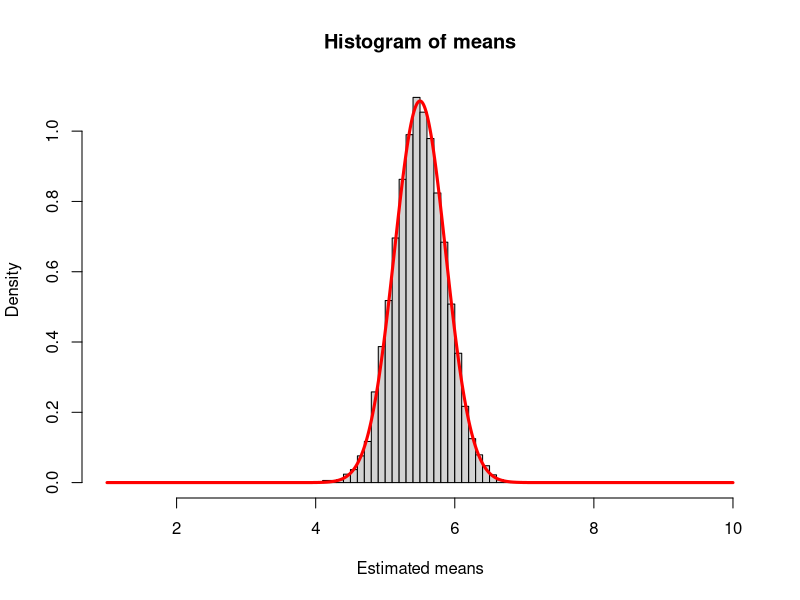

Source code (R):
# practice 4.2
# function of estimated means
# N - runif trial
# M - number of loops
# O/P - min/max of runif

CLT_example <- function(N,M,O,P){
  means = rep(0,M)
  for(i in 1:M){
    dat <- runif(N,min=O,max=P)
    means[i] <- mean(dat)
  }
  hist(means, xlab="Estimated means", probability=T,
       breaks=30, xlim=c(O,P))
  x.temp = seq(O,P,length.out=1000)
  dens <- dnorm(x.temp, mean = (O+P)/2, sd=((P-O)/sqrt(12*N)))
  lines(x.temp, dens, col = "red", lwd = 3)
}

CLT_example(50,10000,1,10)